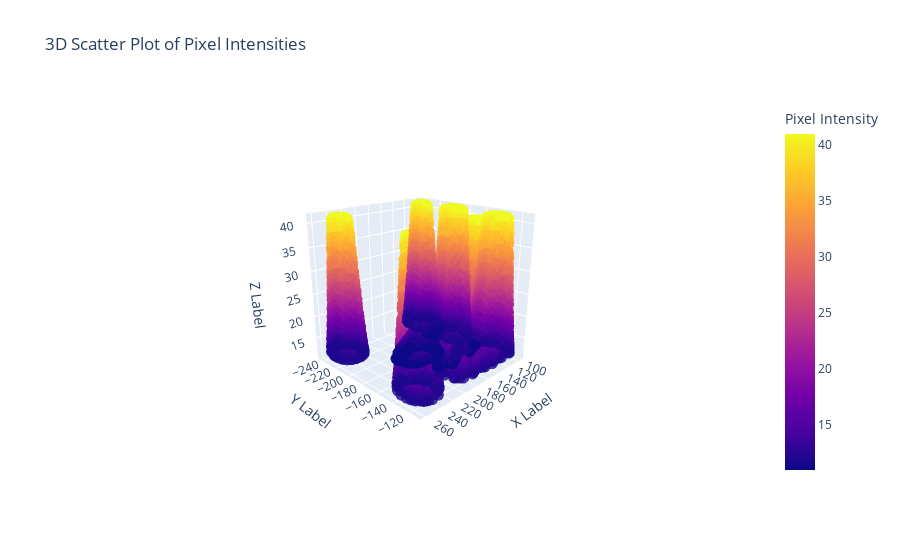

Notebook code for this chart:
### Markdown cell above
# RUN THIS

### Code cell
# Process all images in the directory
process_single_image('/workspaces/CSDNA/Testing code/Robot Movement/Data/v8_t=0_avg.png')

### Figure 1 — Plotly figure (JSON) as saved in the notebook; plotly's stock layout.template omitted (floating-point values rounded to 4 significant figures; data arrays with more than 128 entries replaced by an {"elided": "..."} marker saying what was removed)
{"data": [{"marker": {"color": {"elided": "9142 int values"}, "colorbar": {"title": {"text": "Pixel Intensity"}}, "colorscale": [[0, "#0d0887"], [0.1111, "#46039f"], [0.2222, "#7201a8"], [0.3333, "#9c179e"], [0.4444, "#bd3786"], [0.5556, "#d8576b"], [0.6667, "#ed7953"], [0.7778, "#fb9f3a"], [0.8889, "#fdca26"], [1, "#f0f921"]], "opacity": 0.8, "size": 4}, "mode": "markers", "type": "scatter3d", "x": {"elided": "9142 int values"}, "y": {"elided": "9142 int values"}, "z": {"elided": "9142 int values"}}], "layout": {"scene": {"camera": {"eye": {"x": 2, "y": 2, "z": 1}}, "xaxis": {"title": {"text": "X Label"}}, "yaxis": {"title": {"text": "Y Label"}}, "zaxis": {"title": {"text": "Z Label"}}}, "title": {"text": "3D Scatter Plot of Pixel Intensities"}}}
